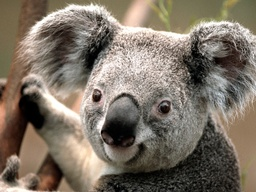
#> input picture Koala.jpg, 256 x 192 px, shrunk from 1024 x 768 before the run
$ python Assignment5.py Koala.jpg 3   (Python 2 division)
#> lines starting #> are read from the running program, lines starting #| are printed output that depends on the picture
from matplotlib import pyplot as io
import sys
import numpy as np
from PIL import Image


def initialize(data, k):
    center = [0] * k
    for i in range(k):
        x = np.random.randint(data.shape[0])
        y = np.random.randint(data.shape[1])
        center[i] = [x, y]
    # print center
    return center


def label(data, means):
    x, y, z = data.shape
    labels = [[0 for j in range(y)] for i in range(x)]

    for i in range(x):
        for j in range(y):
            rgb = data[i][j]
            rgb = np.array(rgb)
            min_distance = sys.maxint
            label = 0
            for k in range(len(means)):
                x1, y1 = means[k]
                rgb_mean = data[x1][y1]
                rgb_mean = np.array(rgb_mean)
                distance = np.linalg.norm(rgb - rgb_mean)
                if distance < min_distance:
                    min_distance = distance
                    label = k
            labels[i][j] = label
    # print labels
    return labels


def centralize(labels, k):
    center = [0] * k
    for m in range(k):
        x = 0
        y = 0
        count = 0
        for i in range(len(labels)):
            for j in range(len(labels[i])):
                if labels[i][j] == m:
                    x += i
                    y += j
                    count += 1
        if count == 0:
            center[m] = [0, 0]
        else:
            x_mean = x / count
            y_mean = y / count
            center[m] = [x_mean, y_mean]
    # print center
    return center


def converge(pre_mean, cur_mean, iteration):
    # no_converge = False
    max_iteration = 5
    if iteration > max_iteration:
        return False

    for i in range(len(pre_mean)):
        for j in range(len(pre_mean[i])):
            if pre_mean[i][j] != cur_mean[i][j]:
                return True


if __name__ == "__main__":
    # Image to array
    filename = sys.argv[1]
    img1 = io.imread(filename)  # image is saved as rows * columns * 3 array
#> img1 is the input picture: shape (192, 256, 3); mean R, G, B 125.3, 114.8, 101.9
    x, y, z = img1.shape
#> x = 192; y = 256; z = 3
    # print (img1.shape)

    k = int(sys.argv[2])
    iteration = 0
    pre_center = [[0 for j in range(2)] for i in range(k)]
    cur_center = initialize(img1, k)
#> cur_center = [[172, 47], [117, 192], [67, 251]]
    labels = [[0 for j in range(y)] for i in range(x)]

    while converge(pre_center, cur_center, iteration):
#> in converge, `max_iteration = 5`: max_iteration = 5
        iteration += 1
        pre_center = cur_center
        labels = label(img1, cur_center)
        cur_center = centralize(labels, k)
#> this loop made 6 passes
#> after the loop, iteration = 6

    # Array to image file
    colors = [0] * k
    for m in range(k):
        r = np.random.randint(256)
        g = np.random.randint(256)
        b = np.random.randint(256)
        colors[m] = [r, g, b]
    # print colors

    array = np.zeros([x, y, 3], dtype=np.uint8)
    for color in colors:
        for i in range(len(labels)):
            for j in range(len(labels[i])):
                if labels[i][j] == colors.index(color):
                    array[i][j] = color
    img2 = Image.fromarray(array)
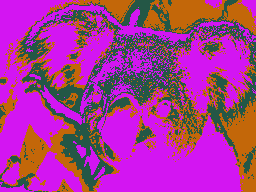
#> img2: PIL image 256x192 RGB; mean R, G, B 165.4, 56.2, 145.6
    img2.save('compressed_image.png')

$ run again, on Penguins_k10.png
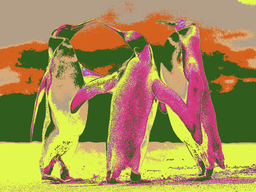
#> input picture Penguins_k10.png, 256 x 192 px, shrunk from 1024 x 768 before the run
#> img1 is the input picture: shape (192, 256, 3) float32; mean R, G, B 0.652, 0.556, 0.324
#> `cur_center = initialize(img1, k)`: cur_center = [[172, 47], [117, 192], [67, 251]]
#> max_iteration = 5
#> the loop `while converge(pre_center, cur_center, iteration):` made 6 passes
#> (pre_center, cur_center) on passes 1 to 6: ([[172, 47], [117, 192], [67, 251]], [[77, 128], [105, 152], [111, 120]]), ([[77, 128], [105, 152], [111, 120]], [[53, 124], [147, 117], [90, 134]]), ([[53, 124], [147, 117], [90, 134]], [[96, 131], [93, 125], [105, 134]]), ([[96, 131], [93, 125], [105, 134]], [[81, 133], [98, 125], [100, 159]]), ([[81, 133], [98, 125], [100, 159]], [[93, 123], [110, 157], [112, 147]]), ([[93, 123], [110, 157], [112, 147]], [[94, 124], [97, 131], [104, 150]])
#> after the loop `while converge(pre_center, cur_center, iteration):`: iteration = 6
#> `img2 = Image.fromarray(array)`:
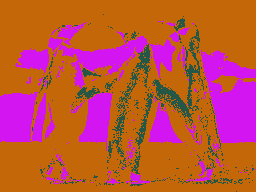
#> img2: PIL image 256x192 RGB; mean R, G, B 188.8, 83.1, 66.5

$ run again, on Penguins_k15.png
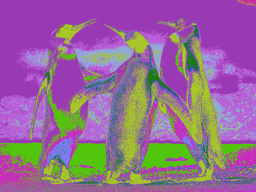
#> input picture Penguins_k15.png, 256 x 192 px, shrunk from 1024 x 768 before the run
#> img1 is the input picture: shape (192, 256, 3) float32; mean R, G, B 0.58, 0.418, 0.583
#> `cur_center = initialize(img1, k)`: cur_center = [[172, 47], [117, 192], [67, 251]]
#> max_iteration = 5
#> the loop `while converge(pre_center, cur_center, iteration):` made 6 passes
#> (pre_center, cur_center) on passes 1 to 6: ([[172, 47], [117, 192], [67, 251]], [[130, 122], [116, 141], [85, 125]]), ([[130, 122], [116, 141], [85, 125]], [[119, 129], [125, 131], [81, 125]]), ([[119, 129], [125, 131], [81, 125]], [[130, 125], [119, 137], [85, 125]]), ([[130, 125], [119, 137], [85, 125]], [[117, 136], [128, 128], [86, 126]]), ([[117, 136], [128, 128], [86, 126]], [[116, 139], [131, 123], [85, 125]]), ([[116, 139], [131, 123], [85, 125]], [[128, 129], [117, 134], [85, 125]])
#> after the loop `while converge(pre_center, cur_center, iteration):`: iteration = 6
#> `img2 = Image.fromarray(array)`:
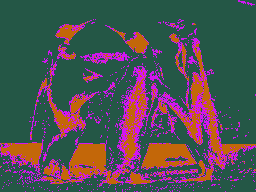
#> img2: PIL image 256x192 RGB; mean R, G, B 80.8, 81, 82.8
